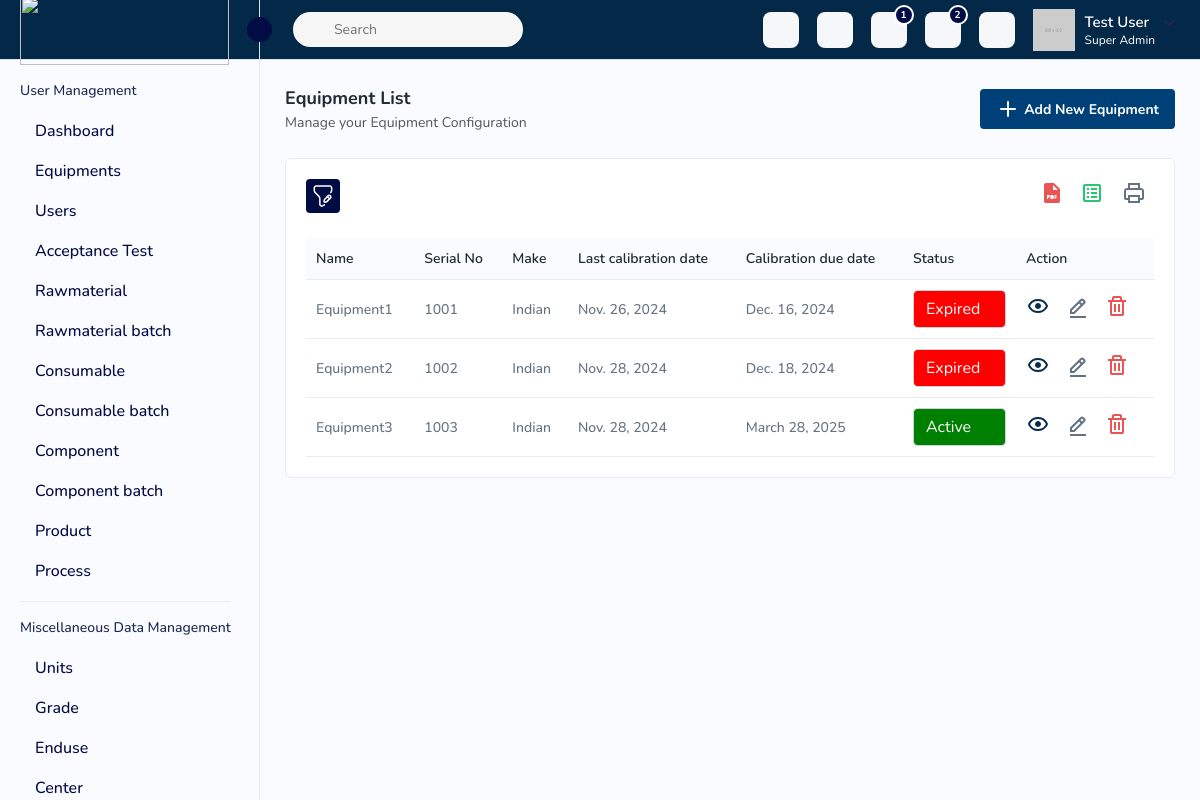
The page /equipment/equipment-list/ on the database as committed earlier.
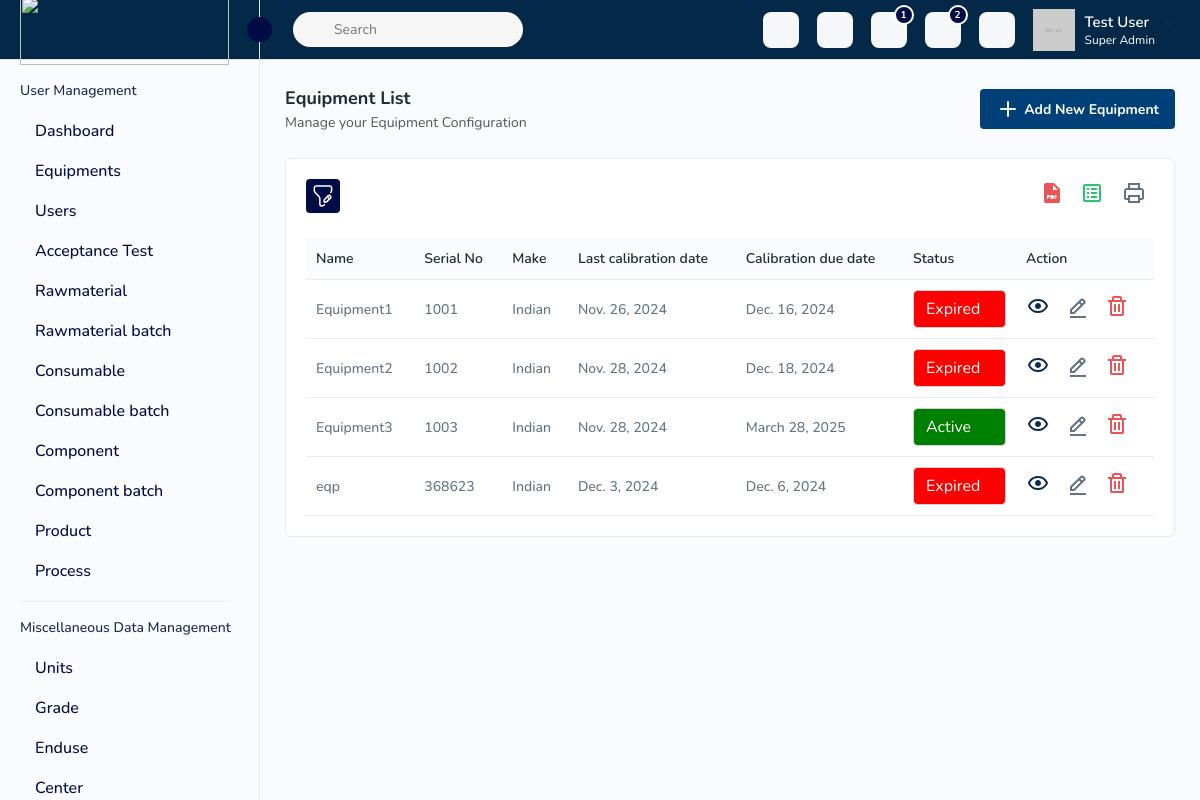
The same page on the database as committed later.
### qdpc_core_models/models/equipment.py (models this page shows, shortened)
class Equipment(models.Model):
    CALIBRATION_VALIDITY_CHOICES = [
        ('days', 'Days'),
        ('months', 'Months'),
    ]
    id = models.AutoField(primary_key=True)
    name = models.CharField(max_length=255)
    serial_no = models.CharField(max_length=255, unique=True)
    make = models.CharField(max_length=255)
    last_calibration_date = models.DateField()
    calibration_validity_duration_type = models.CharField( max_length=6,choices=CALIBRATION_VALIDITY_CHOICES,)
    calibration_validity_duration_value = models.IntegerField()
    calibration_due_date = models.DateField(editable=False)
    calibration_certificate = models.FileField(upload_to='calibration_certificates/', null=True, blank=True)
    equipment_owner=models.ForeignKey(Division,on_delete=models.CASCADE,null=True, blank=True)

### equipment/views/equipment_view.py (the view)
# urls.py: path('equipment-list/', EquipmentList.as_view(), name='equipment-list'),
class EquipmentList(BaseModelViewSet):
    def get(self, request, format=None):
        equipment = self.get_all_obj(model_name=Equipment)
        context = {
            'equipment':equipment
        }
        return render(request,'equipment-list.html',context)

### qdpc/core/modelviewset.py (called while the page is built)
    def get_all_obj(self,model_name,*args, **kwargs):
        queryset=model_name.objects.all()
        return queryset

### templates/equipment-list.html (shortened to what this page needs)
{% extends 'index.html' %}
{% block content %}
{% load static %}
		<div class="page-wrapper">
			<div class="content">
				<div class="page-header">
					<div class="page-title">
						<h4>Equipment List</h4>
						<h6>Manage your Equipment Configuration</h6>
					</div>
					<div class="page-btn">
						<a href="{% url 'equipment-add' %}" class="btn btn-added"><img
								src="{% static 'assets/img/icons/plus.svg' %}" alt="img" class="me-1">Add New
							Equipment</a>
					</div>
				</div>
				<div class="card">
					<div class="card-body">
						<div class="table-top">
							<div class="search-set">
								<div class="search-path">
									<a class="btn btn-filter" id="filter_search">
										<img src="{% static 'assets/img/icons/filter.svg' %}" alt="img">
									</a>
								</div>
								<div class="search-input">
									<a class="btn btn-searchset"><img
											src="{% static 'assets/img/icons/search-white.svg' %}" alt="img"></a>
								</div>
							</div>
							<div class="wordset">
								<ul>
									<li>
										<a data-bs-toggle="tooltip" data-bs-placement="top" title="pdf"><img
												src="{% static 'assets/img/icons/pdf.svg' %}" alt="img"></a>
									</li>
									<li>
										<a data-bs-toggle="tooltip" data-bs-placement="top" title="excel"><img
												src="{% static 'assets/img/icons/excel.svg' %}" alt="img"></a>
									</li>
									<li>
										<a data-bs-toggle="tooltip" data-bs-placement="top" title="print"><img
												src="{% static 'assets/img/icons/printer.svg' %}" alt="img"></a>
									</li>
								</ul>
							</div>
						</div>
						<div class="table-responsive">
							<table class="table  datanew">
								<thead>
									<tr>
										<th>Name</th>
										<th>Serial No</th>
										<th>Make</th>
										<th>Last calibration date</th>
										<th>Calibration due date</th>
										<th>Status</th>
										<th>Action</th>
									</tr>
								</thead>
								<tbody>
									{% if equipment %}
									{% for equ in equipment %}
									<tr>
										<td>{{equ.name}}</td>
										<td>{{equ.serial_no}}</td>
										<td>{{equ.make}}</td>
										<td>{{equ.last_calibration_date }}</td>
										<td>{{equ.calibration_due_date}}</td>
										<td>
											<select class="form-control" id="status-{{equ.id}}" style="background-color: green; color: white;" disabled>
												<option value="Open" >Active</option>
												<option value="Closed">Expired</option>
											</select>
										</td>
										<td>
											<a class="me-3" data-bs-toggle="modal" data-bs-target="#productpage">
												<img src="{% static 'assets/img/icons/eye.svg' %}" alt="img">
											</a>
											<a class="me-3" href="editproduct.html">
												<img src="{% static 'assets/img/icons/edit.svg' %}" alt="img">
											</a>
											<a id="delete-btn" data-id="{{equ.id}}" href="javascript:void(0);">
												 <img src="{% static 'assets/img/icons/delete.svg' %}" alt="img">
											</a>
										</td>
									</tr>
									{% endfor %}
									{% else %}
								</tbody>
							</table>
						</div>
						{% endif %}
					</div>
				</div>
			</div>
		</div>
	</div>
{% endblock %}

Rows that differ between the two databases and show on the page:
added Equipment: name "eqp", serial_no "368623", make "Indian", last_calibration_date "Dec. 3, 2024", calibration_due_date "Dec. 6, 2024", id "Expired"
